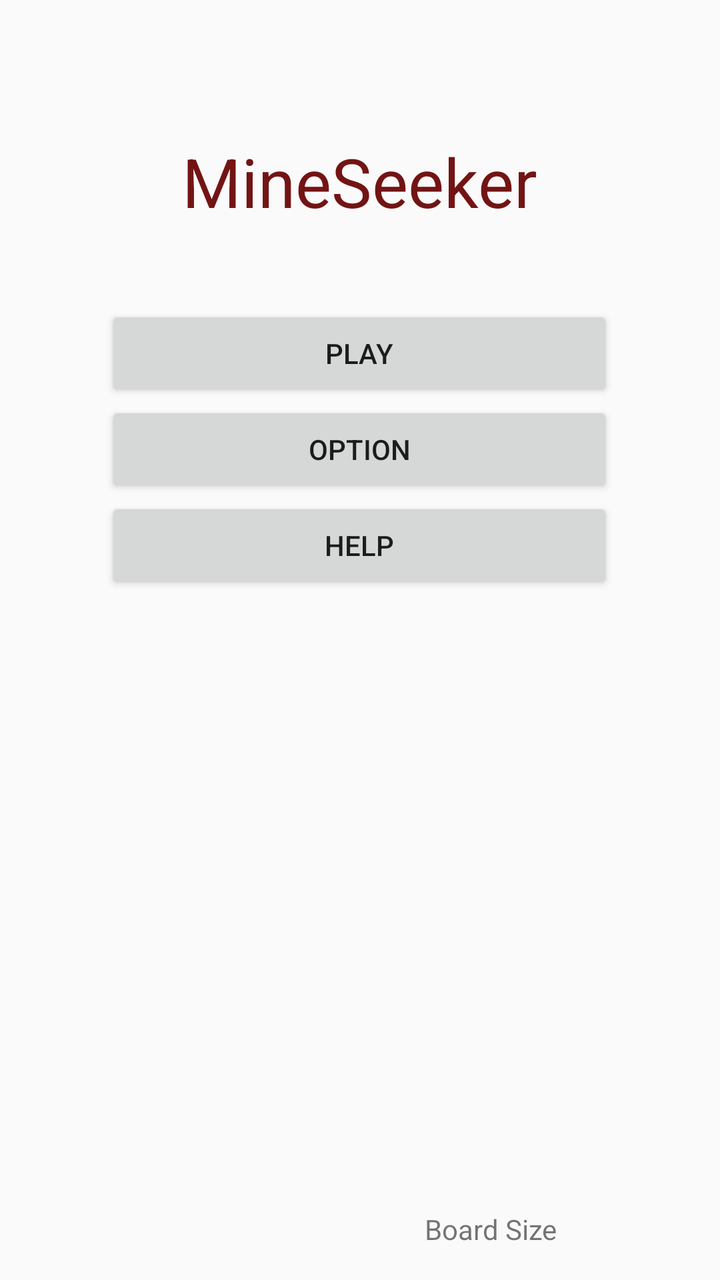
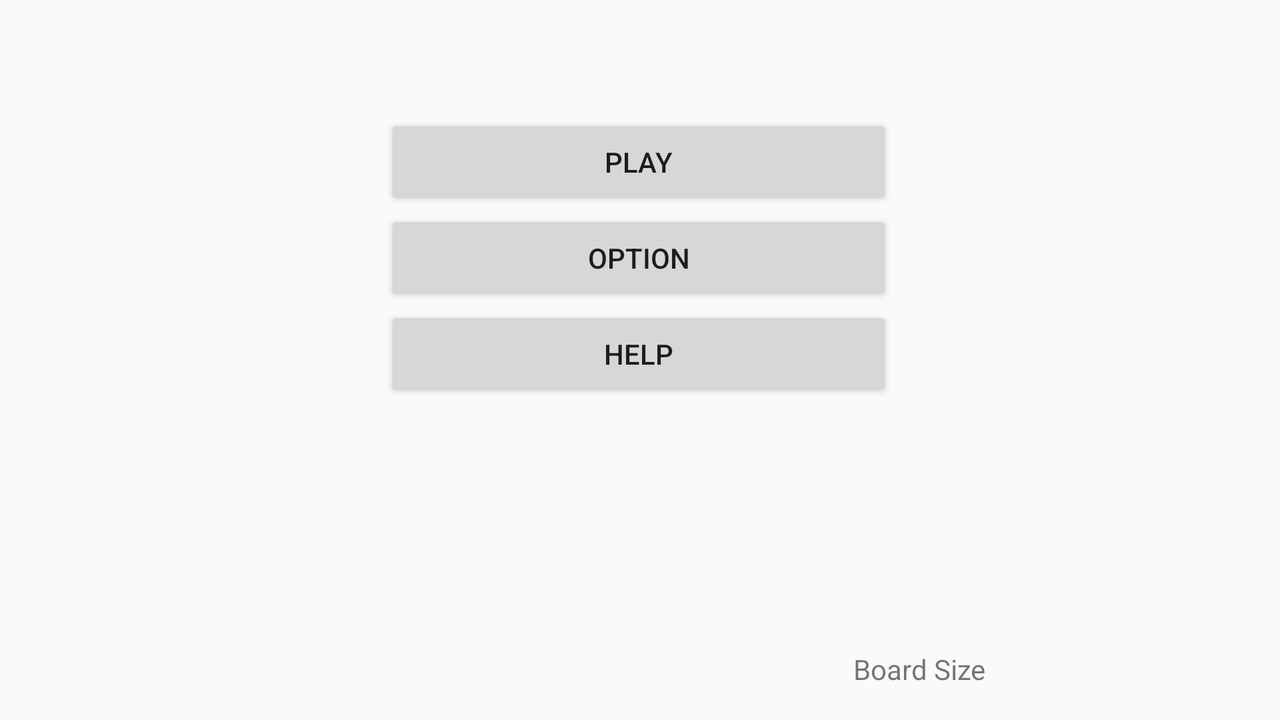

Two renders of one Android screen. The first uses the default layout on a phone; the second uses the alternative layout the repository ships for a different screen configuration, on a matching device. The two XML files are below.
<!-- AndroidManifest.xml: application theme AppTheme -->
<!-- res/layout/activity_main.xml -->
<?xml version="1.0" encoding="utf-8"?>
<androidx.constraintlayout.widget.ConstraintLayout xmlns:android="http://schemas.android.com/apk/res/android"
    xmlns:app="http://schemas.android.com/apk/res-auto"
    xmlns:tools="http://schemas.android.com/tools"
    android:layout_width="match_parent"
    android:layout_height="match_parent"
    tools:context=".MainActivity">

    <ImageView
        android:id="@+id/imageView2"
        android:layout_width="fill_parent"
        android:layout_height="fill_parent"
        android:layout_marginBottom="2dp"
        app:layout_constraintBottom_toBottomOf="parent"
        app:layout_constraintEnd_toEndOf="parent"
        app:layout_constraintTop_toTopOf="parent"
        app:srcCompat="@drawable/shutterstock_108455828"
        android:scaleType="centerCrop"
        android:contentDescription="@string/assignment_3" />

    <TextView
        android:id="@+id/textView5"
        android:layout_width="wrap_content"
        android:layout_height="wrap_content"
        android:layout_marginTop="68dp"
        android:text="@string/mineseeker"
        android:textAppearance="@style/TextAppearance.AppCompat.Display1"
        android:textColor="#731414"
        app:layout_constraintEnd_toEndOf="parent"
        app:layout_constraintStart_toStartOf="parent"
        app:layout_constraintTop_toTopOf="parent" />

    <LinearLayout
        android:layout_width="254dp"
        android:layout_height="163dp"
        android:layout_marginTop="62dp"
        android:layout_marginBottom="347dp"
        android:orientation="vertical"
        app:layout_constraintBottom_toBottomOf="parent"
        app:layout_constraintEnd_toEndOf="parent"
        app:layout_constraintHorizontal_bias="0.496"
        app:layout_constraintStart_toStartOf="parent"
        app:layout_constraintTop_toBottomOf="@+id/textView5">

        <Button
            android:id="@+id/playBtn"
            android:layout_width="match_parent"
            android:layout_height="wrap_content"
            android:text="@string/play" />

        <Button
            android:id="@+id/optionBtn"
            android:layout_width="match_parent"
            android:layout_height="wrap_content"
            android:text="@string/option" />

        <Button
            android:id="@+id/helpBtn"
            android:layout_width="match_parent"
            android:layout_height="wrap_content"
            android:text="@string/help" />
    </LinearLayout>

    <TextView
        android:id="@+id/textView6"
        android:layout_width="wrap_content"
        android:layout_height="wrap_content"
        android:layout_marginBottom="16dp"
        android:text="@string/board_size"
        app:layout_constraintBottom_toBottomOf="parent"
        app:layout_constraintEnd_toEndOf="@+id/boardSize"
        app:layout_constraintHorizontal_bias="0.765"
        app:layout_constraintStart_toStartOf="parent" />

    <TextView
        android:id="@+id/boardSize"
        android:layout_width="wrap_content"
        android:layout_height="wrap_content"
        android:layout_marginEnd="16dp"
        android:layout_marginRight="16dp"
        android:layout_marginBottom="16dp"
        app:layout_constraintBottom_toBottomOf="parent"
        app:layout_constraintEnd_toEndOf="parent" />

</androidx.constraintlayout.widget.ConstraintLayout>
<!-- resources referenced by this layout -->
<resources>
  <string name="assignment_3">Assignment 3</string>
  <string name="board_size">Board Size</string>
  <string name="help">Help</string>
  <string name="mineseeker">MineSeeker</string>
  <string name="option">Option</string>
  <string name="play">Play</string>
  <style name="AppTheme" parent="Theme.AppCompat.Light.NoActionBar">
          
          <item name="colorPrimary">@color/colorPrimary</item>
          <item name="colorPrimaryDark">@color/colorPrimaryDark</item>
          <item name="colorAccent">@color/colorAccent</item>
      </style>
</resources>
<!-- res/layout-land/activity_main.xml (the author's variant of the layout above) -->
<!-- drawn on the phone turned sideways -->
<?xml version="1.0" encoding="utf-8"?>
<androidx.constraintlayout.widget.ConstraintLayout xmlns:android="http://schemas.android.com/apk/res/android"
    xmlns:app="http://schemas.android.com/apk/res-auto"
    xmlns:tools="http://schemas.android.com/tools"
    android:layout_width="match_parent"
    android:layout_height="match_parent"
    tools:context=".UI.MainActivity">

    <ImageView
        android:id="@+id/imageView2"
        android:layout_width="match_parent"
        android:layout_height="match_parent"
        android:layout_marginBottom="2dp"
        android:contentDescription="@string/assignment_3"
        android:scaleType="centerCrop"
        app:layout_constraintBottom_toBottomOf="parent"
        app:layout_constraintEnd_toEndOf="parent"
        app:layout_constraintTop_toTopOf="parent"
        app:layout_constraintVertical_bias="0.542"
        app:srcCompat="@drawable/shutterstock_108455828" />

    <TextView
        android:id="@+id/textView5"
        android:layout_width="wrap_content"
        android:layout_height="wrap_content"
        android:layout_marginTop="68dp"
        android:layout_marginBottom="48dp"
        android:text="@string/mineseeker"
        android:textAppearance="@style/TextAppearance.AppCompat.Display1"
        android:textColor="#731414"
        app:layout_constraintBottom_toTopOf="@+id/linearLayout"
        app:layout_constraintEnd_toEndOf="parent"
        app:layout_constraintStart_toStartOf="parent"
        app:layout_constraintTop_toTopOf="parent" />

    <LinearLayout
        android:id="@+id/linearLayout"
        android:layout_width="254dp"
        android:layout_height="163dp"
        android:layout_marginBottom="140dp"
        android:orientation="vertical"
        app:layout_constraintBottom_toBottomOf="parent"
        app:layout_constraintEnd_toEndOf="parent"
        app:layout_constraintHorizontal_bias="0.498"
        app:layout_constraintStart_toStartOf="parent">

        <Button
            android:id="@+id/playBtn"
            android:layout_width="match_parent"
            android:layout_height="wrap_content"
            android:text="@string/play" />

        <Button
            android:id="@+id/optionBtn"
            android:layout_width="match_parent"
            android:layout_height="wrap_content"
            android:text="@string/option" />

        <Button
            android:id="@+id/helpBtn"
            android:layout_width="match_parent"
            android:layout_height="wrap_content"
            android:text="@string/help" />
    </LinearLayout>

    <TextView
        android:id="@+id/textView6"
        android:layout_width="wrap_content"
        android:layout_height="wrap_content"
        android:layout_marginBottom="16dp"
        android:text="@string/board_size"
        app:layout_constraintBottom_toBottomOf="parent"
        app:layout_constraintEnd_toEndOf="@+id/boardSize"
        app:layout_constraintHorizontal_bias="0.765"
        app:layout_constraintStart_toStartOf="parent" />

    <TextView
        android:id="@+id/boardSize"
        android:layout_width="wrap_content"
        android:layout_height="wrap_content"
        android:layout_marginEnd="16dp"
        android:layout_marginRight="16dp"
        android:layout_marginBottom="16dp"
        app:layout_constraintBottom_toBottomOf="parent"
        app:layout_constraintEnd_toEndOf="parent" />

</androidx.constraintlayout.widget.ConstraintLayout>
